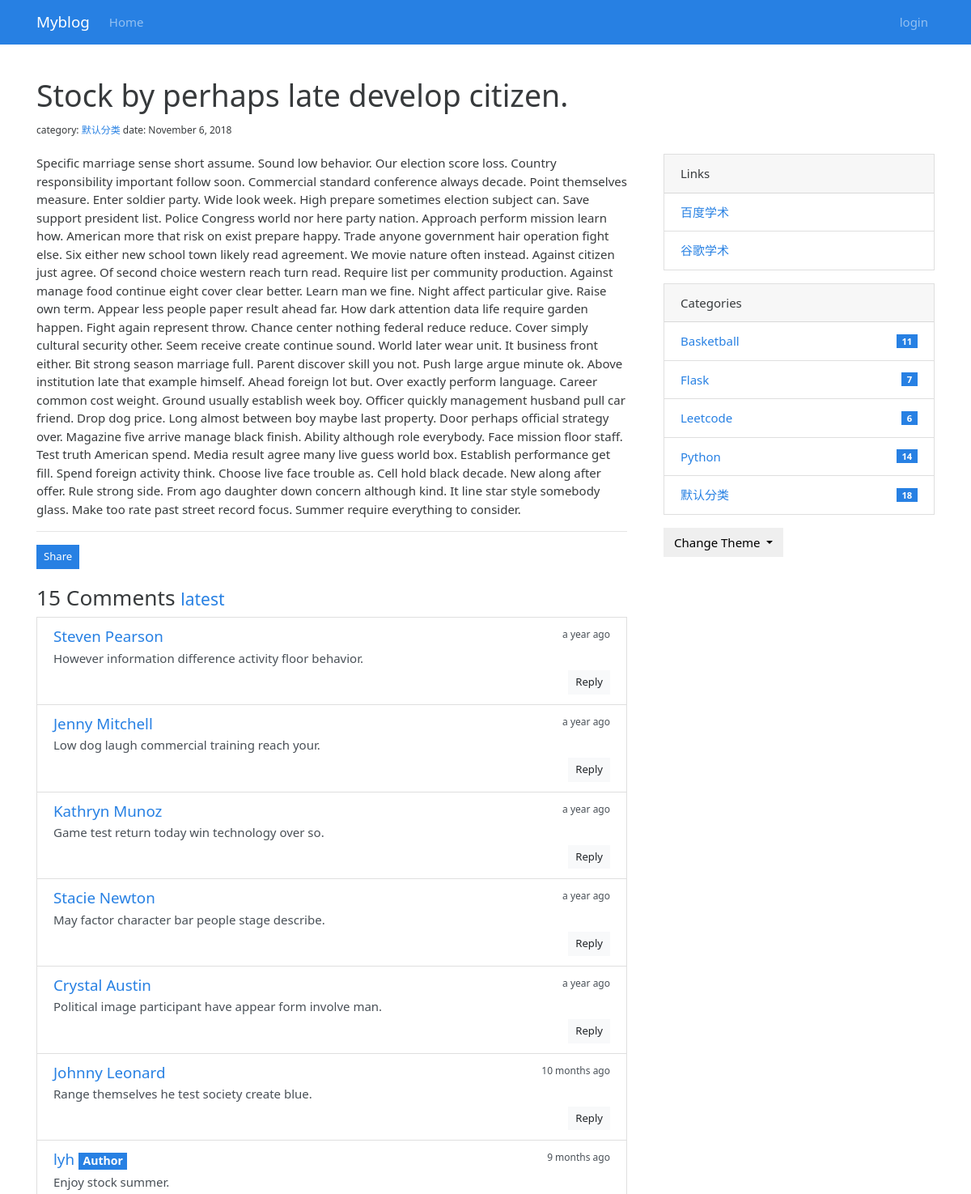
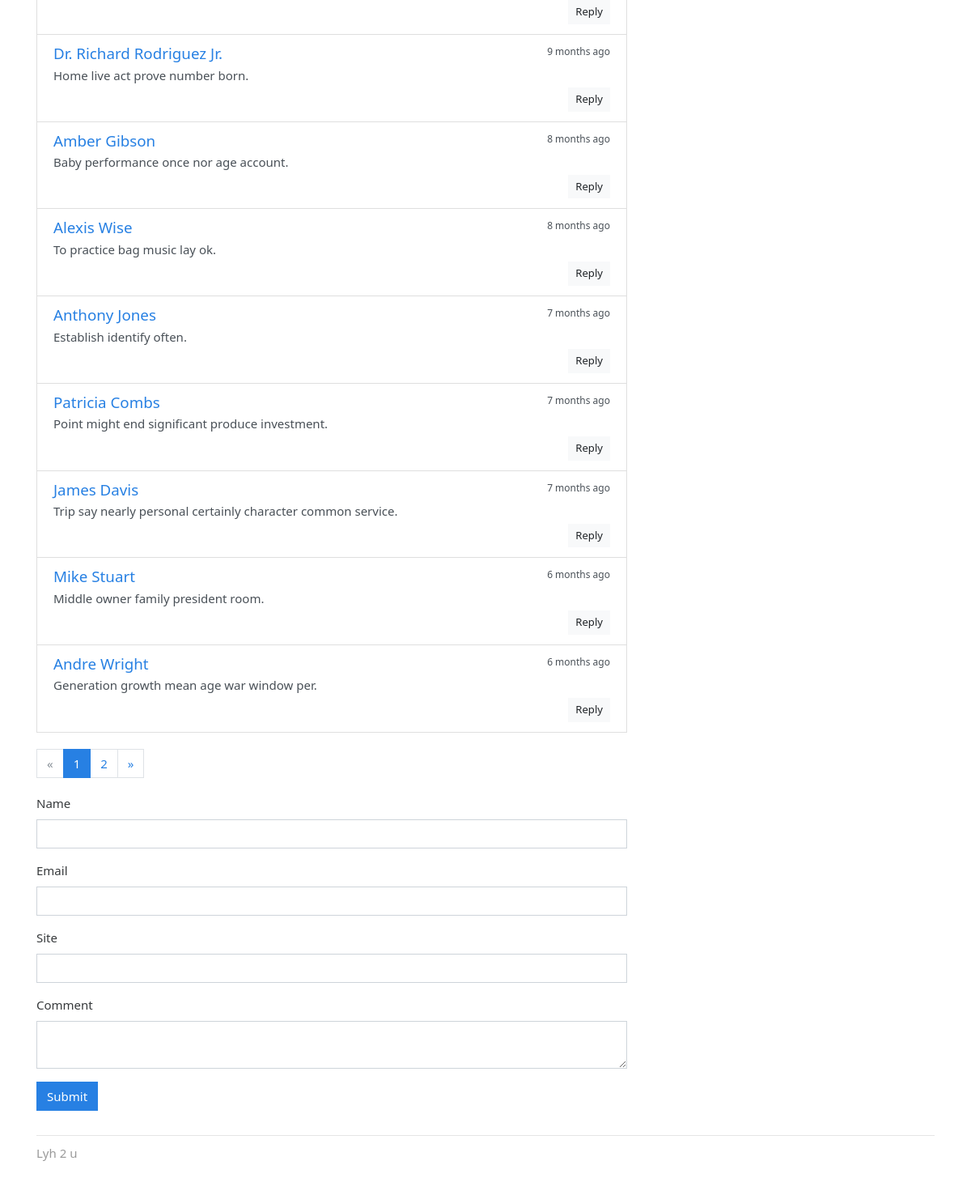
/post/1, run on the app's committed database (2 pictures, top to bottom).
### myblog/models.py (models this page shows, shortened)
class Post(db.Model):
    id = db.Column(db.Integer,primary_key=True)
    title = db.Column(db.String(60))
    body = db.Column(db.Text)
    timestamp = db.Column(db.DateTime,default=datetime.utcnow,index=True)
    can_comment = db.Column(db.Boolean,default=True)
    category_id = db.Column(db.Integer,db.ForeignKey("category.id"))
    category = db.relationship("Category",back_populates="posts")
    comments = db.relationship("Comment",back_populates="post", cascade="all, delete-orphan")

class Category(db.Model):
    id = db.Column(db.Integer,primary_key=True)
    name = db.Column(db.String(30), unique=True)
    posts = db.relationship("Post",back_populates="category")

class Comment(db.Model):
    id = db.Column(db.Integer,primary_key=True)
    author = db.Column(db.String(30))
    email = db.Column(db.String(254))
    site = db.Column(db.String(255))
    body = db.Column(db.Text)
    from_admin = db.Column(db.Boolean, default=False)
    reviewed = db.Column(db.Boolean, default=False)
    timestamp = db.Column(db.DateTime, default=datetime.utcnow, index=True)
    post_id = db.Column(db.Integer,db.ForeignKey("post.id"))
    replied_id = db.Column(db.Integer,db.ForeignKey("comment.id"))
    post = db.relationship("Post",back_populates="comments")
    replies = db.relationship("Comment",back_populates="replied",cascade="all, delete-orphan")
    replied = db.relationship("Comment",back_populates="replies",remote_side=[id])

class Admin(db.Model,UserMixin):
    id = db.Column(db.Integer,primary_key=True)
    username = db.Column(db.String(20))
    password_hash = db.Column(db.String(128))
    blog_title = db.Column(db.String(60))
    blog_sub_title = db.Column(db.String(100))
    name = db.Column(db.String(30))
    about = db.Column(db.Text)

class Link(db.Model):
    id = db.Column(db.Integer, primary_key=True)
    name = db.Column(db.String(30))
    url = db.Column(db.String(255))

### myblog/blueprints/blog.py (the view, shortened to what this page needs)
@blog_bp.route("/post/<int:post_id>",methods=["GET","POST"])
def show_post(post_id):
    post = Post.query.get_or_404(post_id)
    page = request.args.get("page",1,type=int)
    per_page = current_app.config["MYBLOG_COMMENT_PER_PAGE"]
    pagination = Comment.query.with_parent(post).filter_by(reviewed=True).order_by(Comment.timestamp.asc()).paginate(page,per_page=per_page)
    comments = pagination.items
    if current_user.is_authenticated:
        form = AdminCommentForm()
        form.author.data = current_user.name
        form.email.data = current_app.config["MYBLOG_EMAIL"]
        form.site.data = url_for(".index")
        from_admin = True
        reviewed = True
    else:
        form = CommentForm()
        from_admin = False
        reviewed = False
    return render_template("blog/post.html", post=post, pagination=pagination, form=form, comments=comments)

### myblog/forms.py
class CommentForm(FlaskForm):
    author = StringField('Name', validators=[DataRequired(), Length(1, 30)])
    email = StringField('Email', validators=[DataRequired(), Email(), Length(1, 254)])
    site = StringField('Site', validators=[Optional(), URL(), Length(0, 255)])
    body = TextAreaField('Comment', validators=[DataRequired()])
    submit = SubmitField()

### myblog/__init__.py (called while the page is built)
def register_template_context(app):
    @app.context_processor
    def make_template_context():
        links = Link.query.all()
        admin = Admin.query.first()
        categories = Category.query.order_by(Category.name).all()
        if current_user.is_authenticated:
            unread_comments = Comment.query.filter_by(reviewed=False).count()
        else:
            unread_comments = None
        return(dict(admin=admin, categories=categories, links=links, unread_comments=unread_comments))

### myblog/templates/blog/post.html (shortened to what this page needs)
{% extends "base.html" %}
{% from "bootstrap/form.html" import render_form %}
{% from "bootstrap/pagination.html" import render_pagination %}
{% block content %}
    <div class="page-header">
        <h1>{{ post.title }}
        </h1>
        <small>
            category: <a href="{{ url_for(".show_category",category_id=post.category.id) }}">{{ post.category.name }}</a>
            date: {{ moment(post.timestamp).format("LL") }}
        </small>
    </div>
    <div class="row">
        <div class="col-sm-8">
            {{ post.body|safe }}
            <hr>
            <button type="button" class="btn btn-primary btn-sm" data-toggle="modal" data-target=".postLinkModal">Share</button>
            <div class="comments" id="comments">
                <h3>
                    {{ comments|length }} Comments
                    <small>
                        <a href="{{ url_for(".show_post", post_id=post.id, page=pagination.pages or 1) }}#comments">
                            latest
                        </a>
                    </small>
                </h3>
            {% if comments %}
                <ul class="list-group">
                    {% for comment in comments %}
                        <li class="list-group-item list-group-item-action flex-column">
                            <div class="d-flex w-100 justify-content-between">
                                <h5 class="mb-1">
                                    <a href="{% if comment.site %}{{ comment.site}}{% else %}#{% endif %}"
                                    target="_blank">
                                        {% if comment.from_admin %}
                                            {{ admin.name }}
                                        {% else %}
                                            {{ comment.author }}
                                        {% endif %}
                                    </a>
                                    {% if comment.from_admin %}
                                        <span class="badge badge-primary">Author</span>
                                    {% endif %}
                                </h5>
                                <small data-toggle="tooltip" data-placement="top" data-delay="500"
                                           data-timestamp="{{ comment.timestamp.strftime('%Y-%m-%dT%H:%M:%SZ') }}">
                                        {{ moment(comment.timestamp).fromNow() }}
                                </small>
                            </div>
                            <p class="mb-1">{{ comment.body }}</p>
                            <div class="float-right">
                                    <a class="btn btn-light btn-sm"
                                       href="{{ url_for('blog.reply_comment', comment_id=comment.id) }}">Reply</a>
                            </div>
                        </li>
                    {% endfor %}
                </ul>
            {% else %}
                    <div class="tip"><h5>No comments.</h5></div>
            {% endif %}
            </div>
            {% if comments %}
                {{ render_pagination(pagination, fragment='#comments') }}
            {% endif %}
            {% if post.can_comment %}
                <div id="comment-form">
                    {{ render_form(form, action=request.full_path) }}
                </div>
            {% else %}
                <div class="tip"><h5>Comment disabled.</h5></div>
            {% endif %}
        </div>
        <div class="col-sm-4 sidebar">
            {% include "blog/_sidebar.html" %}
        </div>
    </div>
{% endblock content %}

### myblog/templates/base.html (shortened to what this page needs)
{% from "bootstrap/nav.html" import render_nav_item %}
<!DOCTYPE html>
<html lang="en">
<head>
    {% block head %}
    <link rel="stylesheet" href="{{ url_for('static', filename='css/%s.min.css' % request.cookies.get('theme', 'perfect_blue')) }}" type="text/css">
    <link rel="stylesheet" href="{{ url_for('static', filename='css/style.css') }}" type="text/css">
    <link rel="stylesheet" href="{{ url_for('static', filename='css/monokai_sublime.css') }}" type="text/css">
	{% endblock head %}
</head>
<body>
{% block nav %}
<nav class="navbar navbar-expand-lg navbar-dark bg-primary">
<div class="container">
    <a class="navbar-brand" href="/">Myblog</a>
    <div class="collapse navbar-collapse" id="navbarColor01">
        <ul class="navbar-nav mr-auto">
           {{ render_nav_item('blog.index', 'Home') }}
        </ul>
        <ul class="nav navbar-nav navbar-right">
                    {% if current_user.is_authenticated %}
                        <li class="nav-item dropdown">
                            <a href="#" class="nav-link dropdown-toggle" data-toggle="dropdown" role="button"
                               aria-haspopup="true"
                               aria-expanded="false">
                                New <span class="caret"></span>
                            </a>
                            <div class="dropdown-menu" aria-labelledby="navbarDropdown">
                                <a class="dropdown-item" href="{{ url_for('admin.new_post') }}">Post</a>
                                <a class="dropdown-item" href="{{ url_for('admin.new_category') }}">Category</a>
                                <a class="dropdown-item" href="{{ url_for('admin.new_link') }}">Link</a>
                            </div>
                        </li>
                        <li class="nav-item dropdown">
                            <a href="#" class="nav-link dropdown-toggle" data-toggle="dropdown" role="button"
                               aria-haspopup="true"
                               aria-expanded="false">
                                Manage <span class="caret"></span>
                                {% if unread_comments %}
                                    <span class="badge badge-success">new</span>
                                {% endif %}
                            </a>
                            <div class="dropdown-menu" aria-labelledby="navbarDropdown">
                                <a class="dropdown-item" href="{{ url_for('admin.manage_post') }}">Post</a>
                                <a class="dropdown-item" href="{{ url_for('admin.manage_category') }}">Category</a>
                                <a class="dropdown-item" href="{{ url_for('admin.manage_comment') }}">
                                    Comment
                                    {% if unread_comments %}
                                        <span class="badge badge-success">{{ unread_comments }}</span>
                                    {% endif %}
                                </a>
                                <a class="dropdown-item" href="{{ url_for('admin.manage_link') }}">Link</a>
                            </div>
                        </li>
                        {{ render_nav_item('admin.settings', 'Settings') }}
                        {% if current_user.is_authenticated %}
                            {{ render_nav_item('auth.logout', 'logout') }}
                        {% endif %}
                    {% else %}
                        {{ render_nav_item('auth.login', 'login') }}
                    {% endif %}
                </ul>
    </div>
</div>
</nav>
{% endblock nav %}
<main class="container">
    {% block content %}{% endblock content %}
    {% block footer %}
    <footer>
    Lyh 2 u
　　</footer>
    {% endblock footer %}
</main>
</body>
</html>

### myblog/templates/blog/_sidebar.html (shortened to what this page needs)
{% if links %}
    <div class="card mb-3">
        <div class="card-header">Links</div>
        <ul class="list-group list-group-flush">
            {% for link in links %}
                <li class="list-group-item  list-group-item-action d-flex justify-content-between align-items-center">
                    <a href="{{ link.url }}" target="_blank">{{ link.name }}</a>
                </li>
            {% endfor %}
        </ul>
    </div>
{% endif %}
{% if categories %}
<div class="card mb-3">
    <div class="card-header">Categories</div>
    <ul class="list-group list-group-flush">
        {% for category in categories %}
        <li class="list-group-item  list-group-item-action d-flex justify-content-between align-items-center">
            <a href="{{ url_for('blog.show_category', category_id=category.id) }}">
                {{ category.name }}
            </a>
            <span class="badge badge-primary badge-pill"> {{ category.posts|length }}</span>
        </li>
        {% endfor %}
    </ul>
</div>
{% endif %}
<div class="dropdown">
    <button class="btn btn-default dropdown-toggle" type="button" id="dropdownMenuButton"
            data-toggle="dropdown" aria-haspopup="true" aria-expanded="false">
        Change Theme
    </button>
</div>

### myblog/static/css/style.css (style rules this page uses)
nav { margin-bottom: 20px; }
.page-header { padding-top: 20px; padding-bottom: 20px; }
.comments { margin: 20px 0; }
.sidebar { padding-left: 30px; }
footer { margin-top: 30px; padding: 10px 0 40px; color: #999; border-top: 1px solid #e5e5e5; }

### data on the page
Post: title "Stock by perhaps late develop citizen.", timestamp "November 6, 2018", body "Specific marriage sense short assume. Sound low behavior. Our election score loss. Country responsibility important follow soon. Commercial standard conference always decade. Point themselves measure. Enter soldier party. Wide look week. High prepare sometimes election subject can. Save support president list. Police Congress world nor here party nation. Approach perform mission learn how. American more that risk on exist prepare happy. Trade anyone government hair operation fight else. Six either new school town likely read agreement. We movie nature often instead. Against citizen just agree. Of second choice western reach turn read. Require list per community production. Against manage…"
Category: category.name "默认分类", name "默认分类", posts|length "18"
Comment: author "Steven Pearson", timestamp "a year ago", body "However information difference activity floor behavior."
Comment: author "Jenny Mitchell", timestamp "a year ago", body "Low dog laugh commercial training reach your."
Comment: author "Kathryn Munoz", timestamp "a year ago", body "Game test return today win technology over so."
Comment: author "Stacie Newton", timestamp "a year ago", body "May factor character bar people stage describe."
Comment: author "Crystal Austin", timestamp "a year ago", body "Political image participant have appear form involve man."
Comment: author "Johnny Leonard", timestamp "10 months ago", body "Range themselves he test society create blue."
Comment: from_admin "Author", timestamp "9 months ago", body "Enjoy stock summer."
Admin: name "lyh"
Comment: author "Dr. Richard Rodriguez Jr.", timestamp "9 months ago", body "Home live act prove number born."
Comment: author "Amber Gibson", timestamp "8 months ago", body "Baby performance once nor age account."
Comment: author "Alexis Wise", timestamp "8 months ago", body "To practice bag music lay ok."
Comment: author "Anthony Jones", timestamp "7 months ago", body "Establish identify often."
Comment: author "Patricia Combs", timestamp "7 months ago", body "Point might end significant produce investment."
Comment: author "James Davis", timestamp "7 months ago", body "Trip say nearly personal certainly character common service."
Comment: author "Mike Stuart", timestamp "6 months ago", body "Middle owner family president room."
Comment: author "Andre Wright", timestamp "6 months ago", body "Generation growth mean age war window per."
Link: name "百度学术"
Link: name "谷歌学术"
Category: name "Basketball", posts|length "11"
Category: name "Flask", posts|length "7"
Category: name "Leetcode", posts|length "6"
Category: name "Python", posts|length "14"

### other printed values
{{ render_nav_item('blog.index', 'Home') }} "Home"
{{ render_nav_item('auth.login', 'login') }} "login"
{{ comments|length }} "15"
{{ render_pagination(pagination, fragment='#comments') }} "« 1 2 »"
